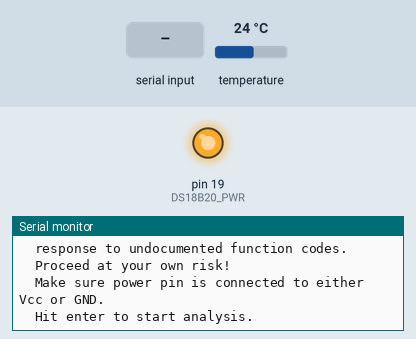
Bench run of a sketch on a simulated Arduino Uno, built with avr-gcc and run on an emulated ATmega328P. Parts: output pins drawn as LEDs (lit = HIGH), the last lines printed to the serial monitor. The test bench sets the inputs (shaded band); at power-on: temperature 24 °C.

Above: at 1.3 s.
1.4 s: "1" received over Serial
At 3.4 s:
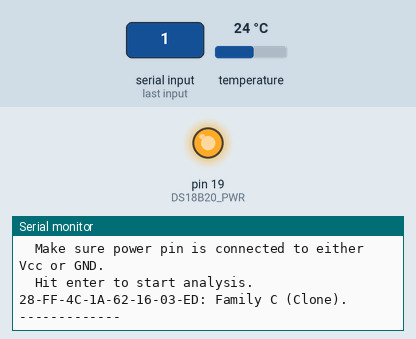
3.7 s: "0" received over Serial
At 4.3 s:
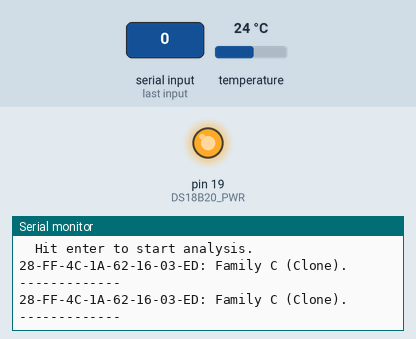

The sketch:

classify_fake_DS18B20.ino
```cpp
// (licence header left out)
// Tested with OneWire Version 2.3
// https://github.com/PaulStoffregen/OneWire
#include "OneWire.h"

//emonTx pins
#define DS18B20_PWR 19
#define pin_onewire 5
#define pin_LED 6

#define Comm Serial

OneWire *ds;

volatile uint64_t timer_us;
volatile uint64_t timer_interval_us;

void print_hex(uint8_t value) {
  if (value < 16) Comm.write('0');
  Comm.print(value, HEX);
}

void print_array(uint8_t *data, int n, char sep = ',') {
  int idx;
  for (idx=0; idx<n; idx++) {
    print_hex(data[idx]);
    if (idx != n-1)
      Comm.write(sep);
  }
}

bool read_scratchpad(uint8_t *addr, uint8_t *buff9) {
  ds->reset();
  ds->select(addr);
  ds->write(0xBE); // read scratchpad
  int idx;
  for (idx=0; idx<9; idx++)
    buff9[idx] = ds->read();
  return 0 == OneWire::crc8(buff9, 9);
}

int lengthFF(uint8_t *buff, int len) {
  // RIGHT-STRIPPING all 0xff, what is the byte length of the buffer? (NB: may be 0)
  while (len>0) {
    if (buff[len-1] != 0xff) break;
    len--;
  }
  return len;
}

void send_reset(uint8_t *addr) {
  ds->reset();
  ds->select(addr);
  ds->write(0x64);
  delay(10);
}

uint8_t one_byte_return(uint8_t *addr, uint8_t cmd) {
  ds->reset();
  ds->select(addr);
  ds->write(cmd);
  return ds->read();
}

uint8_t bit_invert(uint8_t a) {
  uint8_t b = 0;
  int i;
  for (i=0; i<8; i++) {
    b *= 2;
    b += (a & 0x01);
    a /= 2;
  }
  return b;
}

void param2trim(uint16_t offset_param_11bit, uint8_t curve_param_5bit, uint8_t *param1, uint8_t *param2) {
  *param1 = bit_invert(offset_param_11bit & 0x0ff);
  *param2 = curve_param_5bit * 8 + offset_param_11bit / 256;
}

void trim2param(uint8_t param1, uint8_t param2, uint16_t *offset_param_11bit, uint8_t *curve_param_5bit) {
  *offset_param_11bit = bit_invert(param1) + ((uint16_t)(param2 & 0x07)) * 256;
  *curve_param_5bit = param2 / 8;
}

void get_trim_A(uint8_t *addr, uint8_t *trim1, uint8_t *trim2) {
  ds->reset();
  if (addr) ds->select(addr);
  else ds->write(0xCC);
  ds->write(0x93);
  *trim1 = ds->read();
  ds->reset();
  if (addr) ds->select(addr);
  else ds->write(0xCC);
  ds->write(0x68);
  *trim2 = ds->read();
}

void set_trim_A(uint8_t *addr, uint8_t trim1, uint8_t trim2) {
  ds->reset();
  ds->select(addr);
  ds->write(0x95);
  ds->write(trim1);

  ds->reset();
  ds->select(addr);
  ds->write(0x63);
  ds->write(trim2);
  // don't store permanently, don't call reset
}

void get_trim_params_A(uint8_t *addr, uint16_t *offset_param_11bit, uint8_t *curve_param_5bit) {
  uint8_t trim1, trim2;
  get_trim_A(addr, &trim1, &trim2);
  trim2param(trim1, trim2, offset_param_11bit, curve_param_5bit);
}

void set_trim_params_A(uint8_t *addr, uint16_t offset_param_11bit, uint8_t curve_param_5bit) {
  uint8_t trim1, trim2;
  param2trim(offset_param_11bit, curve_param_5bit, &trim1, &trim2);
  set_trim_A(addr, trim1, trim2);
}

bool is_valid_A_scratchpad(uint8_t *buff) {
  if ((buff[4] != 0x7f) && (buff[4] != 0x5f) && (buff[4] != 0x3f) && (buff[4] != 0x1f)) return false;
  if ((buff[0] == 0x50) && (buff[1] == 0x05) && (buff[6] == 0x0C)) return true; // power-up
  if ((buff[0] == 0xff) && (buff[1] == 0x07) && (buff[6] == 0x0C)) return true; // unsuccessful conversion
  return buff[6] == (0x10 - (buff[0] & 0x0f));
}

bool is_all_00(uint8_t *buff, int N) {
  int i;
  for (i=0; i<N; i++)
    if (buff[i] != 0x00) return false;
  return true;
}

void trigger_convert(uint8_t *addr, uint8_t conf, uint16_t wait) {
  ds->reset();
  ds->select(addr);
  ds->write(0x4E);
  ds->write(0xaf);
  ds->write(0xfe);
  ds->write(conf);

  ds->reset();
  ds->select(addr);
  ds->write(0x44, 1); // start conversion and keep data line high in case we need parasitic power
  delay(wait);
}

int curve_param_prop(uint8_t *addr) {
  // check if the curve parameter is unsigned (1) signed (2), temperature range inconclusive (-1), doesn't seem to be A (-2), CRC error (-3), or doesn't seem to do anything (0)
  uint8_t buff[9];
  uint16_t off = 0x3ff; // half way

  set_trim_params_A(addr, off, 0x0f);
  trigger_convert(addr, 0x7f, 800);
  if (!read_scratchpad(addr, buff)) read_scratchpad(addr, buff);
  if (0 != OneWire::crc8(buff,9)) return -3;
  if (!is_valid_A_scratchpad(buff)) return -2;
  int16_t r0f = buff[0] + 256*buff[1];
  {
    // check if we can set and read trim parameters
    uint16_t o;
    uint8_t c;
    get_trim_params_A(addr, &o, &c);
    if ((o != off) || (c != 0x0f)) return 0;
  }

  set_trim_params_A(addr, off, 0x00);
  trigger_convert(addr, 0x7f, 800);
  if (!read_scratchpad(addr, buff)) read_scratchpad(addr, buff);
  if (0 != OneWire::crc8(buff,9)) return -3;
  if (!is_valid_A_scratchpad(buff)) return -2;
  int16_t r00 = buff[0] + 256*buff[1];

  set_trim_params_A(addr, off, 0x1f);
  trigger_convert(addr, 0x7f, 800);
  if (!read_scratchpad(addr, buff)) read_scratchpad(addr, buff);
  if (0 != OneWire::crc8(buff,9)) return -3;
  if (!is_valid_A_scratchpad(buff)) return -2;
  int16_t r1f = buff[0] + 256*buff[1];

  set_trim_params_A(addr, off, 0x10);
  trigger_convert(addr, 0x7f, 800);
  if (!read_scratchpad(addr, buff)) read_scratchpad(addr, buff);
  if (0 != OneWire::crc8(buff,9)) return -3;
  if (!is_valid_A_scratchpad(buff)) return -2;
  int16_t r10 = buff[0] + 256*buff[1];

  int16_t mini = min(r00, min(r0f, min(r10, r1f)));
  int16_t maxi = max(r00, max(r0f, max(r10, r1f)));
  bool is_signed = (r0f-r10 > r1f-r00);
  bool is_unsigned = (r0f-r10 < r1f-r00);

  if (is_signed && (maxi-mini > 20*16)) return 2; // A2
  if (is_unsigned && (maxi-mini > 1*16) && (maxi-mini < 6*16)) return 1; // A1

  return -1;
}

void setup() {
  Comm.begin(115200);
  Comm.println();

  // Turn on emonTx DS18B120 power pin
  pinMode(DS18B20_PWR, OUTPUT);
  digitalWrite(DS18B20_PWR, HIGH); delay(100);

  ds = new OneWire(pin_onewire);

  Comm.println(F("classify_fake_DS18B20.ino version 2020/05/25"));
  Comm.println();
  Comm.println(F("This sketch performs a minimal test to classify"));
  Comm.print(F("  1-wire sensors attached to pin "));
  Comm.print(pin_onewire, DEC);
  Comm.println(F(" according to"));
  Comm.println(F("  https://github.com/cpetrich/counterfeit_DS18B20/"));
  Comm.println(F("  assuming they belong to one of the DS18B20"));
  Comm.println(F("  Families in circulation in 2019."));
  Comm.println(F("  The script evaluates the sensors based on their"));
  Comm.println(F("  response to undocumented function codes."));
  Comm.println(F("  Proceed at your own risk!"));
  Comm.println();
  Comm.println(F("  Make sure power pin is connected to either Vcc or GND."));
  Comm.println(F("  Hit enter to start analysis."));
  Comm.println();
}

void loop() {
  // ROM address of current sensor
  uint8_t addr[8];

  // Wait for user to send (any) data,
  //  depending on terminal this typically
  //  means pushing 'enter'. We ignore
  //  everyting sent.
  while (Comm.available())
    Comm.read();
  while (!Comm.available());
  while (Comm.available())
    Comm.read();

  int sensor_count = 0;
  ds->reset_search();
  while (ds->search(addr)) {
    sensor_count ++;

    // dump ROM
    print_array(addr, 8, '-');
    if (0 != OneWire::crc8(addr, 8)) {
      Comm.print(F(" (CRC Error)"));
    }

    Comm.print(F(":"));

    int identified = 0;

    { // test for family A
      uint8_t r68 = one_byte_return(addr, 0x68);
      uint8_t r93 = one_byte_return(addr, 0x93);
      if (r68 != 0xff) {
        int cpp = curve_param_prop(addr);
        if (cpp == 1) Comm.print(F(" Family A1 (Genuie Maxim).")); // unsigned and 3.8 oC range
        else if (cpp == 2) Comm.print(F(" Family A2 (Clone).")); // signed and 32 oC range
        else if (cpp == -3) Comm.print(F(" (Error reading scratchpad register [A].)"));
        else if (cpp == -1) {
          Comm.print(F(" Family A, unknown subtype (0x93="));
          print_hex(one_byte_return(addr, 0x93));
          Comm.print(F(", 0x68="));
          print_hex(r68);
          Comm.print(F(")."));
        }
        // cpp==0 or cpp==-2: these aren't Family A as we know them.
        if ((cpp==1) || (cpp==2) || (cpp==-1)) identified++;
      }
      send_reset(addr);
    }

    { // test for family B
      uint8_t r97 = one_byte_return(addr, 0x97);
      if (r97 == 0x22) Comm.print(F(" Family B1 (Clone)."));
      else if (r97 == 0x31) Comm.print(F(" Family B2 (Clone)."));
      else if (r97 != 0xFF) {
        Comm.print(F(" Family B (Clone), unknown subtype (0x97="));
        print_hex(r97);
        Comm.print(F(")."));
      }
      if (r97 != 0xff) identified++;
    }

    { // test for family D
      uint8_t r8B = one_byte_return(addr, 0x8B);
      // mention if parasitic power is known not to work.
      if (r8B == 0x06) Comm.print(F(" Family D1 (Clone w/o parasitic power)."));
      else if (r8B == 0x02) Comm.print(F(" Family D1 (Clone)."));
      else if (r8B == 0x00) Comm.print(F(" Family D2 (Clone w/o parasitic power)."));
      else if (r8B != 0xFF) {
        Comm.print(F(" Family D (Clone), unknown subtype (0x8B="));
        print_hex(r8B);
        Comm.print(F(")."));
      }
      if (r8B != 0xff) identified++;
    }

    {
      // this should be Family C by implication.
      // Don't have a test for response to undocumented codes, so check if
      // config register is constant, which is unique property among 2019 Families.
      uint8_t buff[9];
      uint8_t cfg1, cfg2;
      ds->reset();
      ds->select(addr);
      ds->write(0x4E);
      ds->write(0xaa);
      ds->write(0x55);
      ds->write(0x00);
      if (!read_scratchpad(addr, buff)) read_scratchpad(addr, buff);
      if (is_all_00(buff, 9) || (0 != OneWire::crc8(buff,9))) goto err_C;
      cfg1 = buff[4];
      ds->reset();
      ds->select(addr);
      ds->write(0x4E);
      ds->write(0xaa);
      ds->write(0x55);
      ds->write(0xff);
      if (!read_scratchpad(addr, buff)) read_scratchpad(addr, buff);
      if (is_all_00(buff, 9) || (0 != OneWire::crc8(buff,9))) goto err_C;
      cfg2 = buff[4];
      ds->reset();
      ds->select(addr);
      ds->write(0x64);
      delay(10);
      if (cfg1 == cfg2) {
        Comm.print(F(" Family C (Clone)."));
        identified++;
      }
      if (0) {
err_C:
        Comm.print(F(" (Error reading scratchpad register [C].)"));
      }
    }

    if (identified == 0)
      Comm.print(F(" (Could not identify Family.)"));

    if (identified > 1)
      Comm.print(F(" (Part may belong to a Family not seen in 2019.)"));

    Comm.println();

  } // end iterate over all sensors

  if (sensor_count == 0) {
    // produce output so the user knows we tried (and failed)
    // to detect a sensor. May have forgotten the pull-up
    // resistor.
    Comm.println(F("No sensors detected."));
  }

  Comm.println(F("-------------")); // indicate end

}
```

Measured:
- after the input at 1.4 s, the serial monitor: prints a new line at once (image 1)
- after the input at 3.7 s, the serial monitor: prints a new line at once (image 2)
